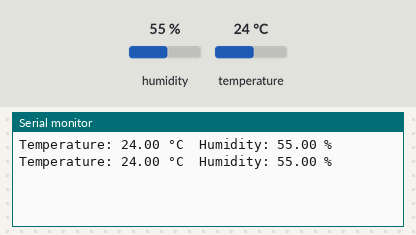
Simulated run of this sketch. Board: Arduino Uno, built with avr-gcc and run on an emulated ATmega328P. On the bench: the last lines printed to the serial monitor. The test bench sets the inputs (shaded band); at power-on: humidity 55 %, temperature 24 °C.

Above: at 4.8 s.
4.9 s: humidity set to 22 %
At 6.6 s:
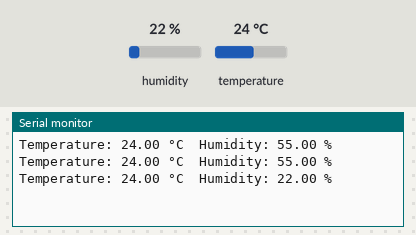
7.9 s: temperature set to 12 °C
At 9.0 s:
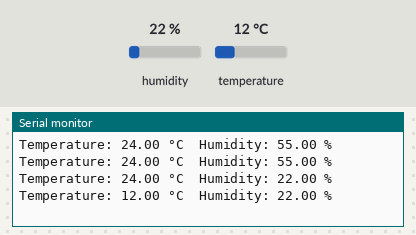
10.9 s: humidity set to 40 %
At 12.6 s:
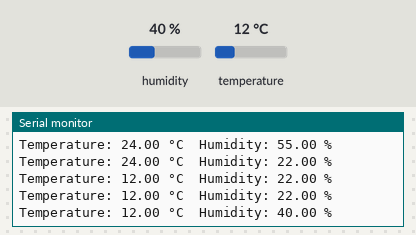
Timing chart, 0 to 14.1 s (numbered marks = the images above; inputs shaded):
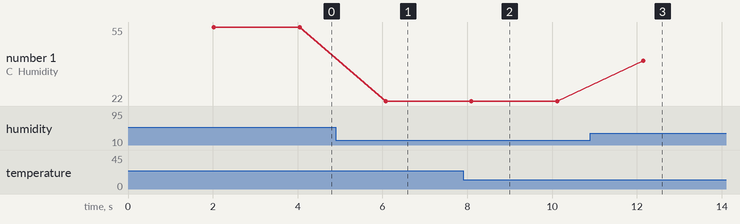

Measured:
- after the input at 4.9 s, the serial monitor: prints a new line after 1.2 s (image 1)
- after the input at 7.9 s, the serial monitor: prints a new line after 0.20 s (image 2)
- after the input at 10.9 s, the serial monitor: prints a new line after 1.2 s (image 3)
- plotted number 1: 55 → 22 after the input at 4.9 s, 22 → 40 after the input at 10.9 s

The sketch:

DHT_sensor_test.ino
```cpp
#include <DHT.h>

#define DHTPIN 14        // DHT22 signal pin
#define DHTTYPE DHT11      // DHT22 sensor type

DHT dht(DHTPIN, DHTTYPE);

void setup() {
  Serial.begin(9600);
  dht.begin();
}

void loop() {
  delay(2000);

  float temp = dht.readTemperature();
  float humidity = dht.readHumidity();

  Serial.print("Temperature: ");
  Serial.print(temp);
  Serial.print(" °C\tHumidity: ");
  Serial.print(humidity);
  Serial.println(" %");
}
```
